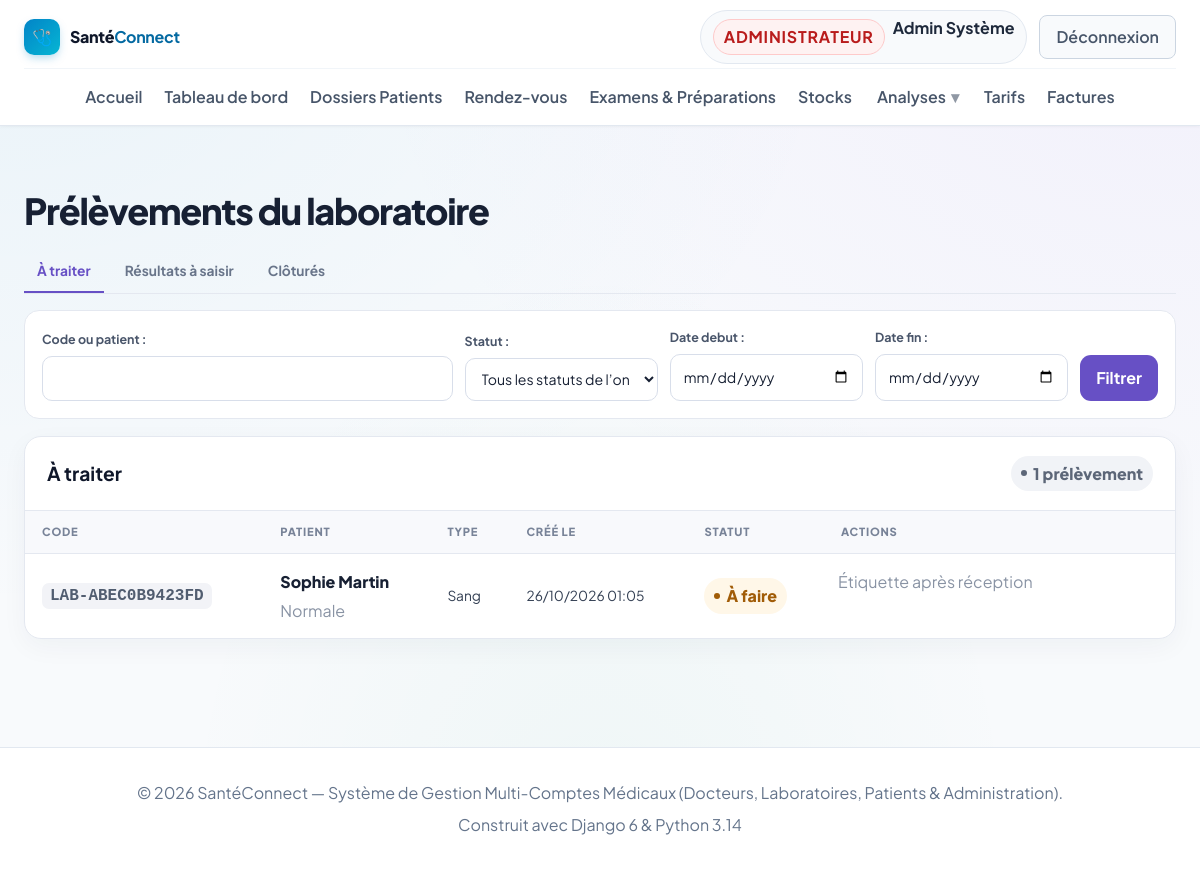
Page /laboratoire/prelevements/ (signed in) on the committed database.
### accounts/models.py (models this page shows, shortened)
class User(AbstractUser):
    class Role(models.TextChoices):
        ADMIN = 'ADMIN', 'Administrateur'
        DOCTEUR = 'DOCTEUR', 'Médecin'
        LABORATOIRE = 'LABORATOIRE', 'Laborantin'
        PATIENT = 'PATIENT', 'Patient'
    role = models.CharField(
        max_length=20,
        choices=Role.choices,
        default=Role.PATIENT,
        verbose_name="Rôle utilisateur"
    )
    phone = models.CharField(max_length=25, blank=True, null=True, verbose_name="Téléphone")
    address = models.CharField(max_length=255, blank=True, null=True, verbose_name="Adresse")
    city = models.CharField(max_length=100, blank=True, null=True, verbose_name="Ville")
    is_verified = models.BooleanField(
        default=False,
        verbose_name="Compte certifié / validé",
        help_text="Coché par l'administrateur pour valider l'activité d'un docteur ou laboratoire."
    )
    objects = CustomUserManager()
    class Meta:
        verbose_name = "Utilisateur"
        verbose_name_plural = "Tous les Utilisateurs"
    @property
    def is_laboratory(self):
        return self.role == self.Role.LABORATOIRE
    @property
    def is_patient(self):
        return self.role == self.Role.PATIENT
    @property
    def is_admin_user(self):
        return self.role == self.Role.ADMIN or self.is_superuser

### laboratoire/models.py (models this page shows, shortened)
class Prelevement(models.Model):
    class Type(models.TextChoices):
        SANG = "SANG", "Sang"
        URINE = "URINE", "Urine"
        AUTRE = "AUTRE", "Autre"
    class Statut(models.TextChoices):
        A_EFFECTUER = "A_EFFECTUER", "À faire"
        PRELEVE = "PRELEVE", "Prise de sang faite"
        RECU = "RECU", "Tube reçu"
        REJETE = "REJETE", "Refusé"
        ANNULE = "ANNULE", "Annulé"
        TERMINE = "TERMINE", "Terminé"
    demande = models.ForeignKey(
        DemandeAnalyse, on_delete=models.PROTECT, related_name="prelevements",
        verbose_name="Demande",
    )
    code_prelevement = models.CharField(
        "Code du prélèvement", max_length=40, unique=True,
        default=generer_code_prelevement,
    )
    type_prelevement = models.CharField("Type", max_length=10, choices=Type.choices)
    precision_type = models.CharField("Précision du type", max_length=120, blank=True)
    date_prelevement = models.DateTimeField("Date du prélèvement", null=True, blank=True)
    date_reception = models.DateTimeField("Date de réception", null=True, blank=True)
    date_creation = models.DateTimeField("Date de création", auto_now_add=True)
    preleve_par = models.ForeignKey(
        settings.AUTH_USER_MODEL,
        on_delete=models.SET_NULL,
        null=True,
        blank=True,
        related_name="prelevements_effectues",
        verbose_name="Prélevé par",
    )
    recu_par = models.ForeignKey(
        settings.AUTH_USER_MODEL,
        on_delete=models.SET_NULL,
        null=True,
        blank=True,
        related_name="prelevements_recus",
        verbose_name="Reçu par",
    )
    prelevement_precedent = models.ForeignKey(
        "self",
        on_delete=models.SET_NULL,
        null=True,
        blank=True,
        related_name="reprises",
        verbose_name="Prélèvement précédent",
    )
    statut = models.CharField(
        "Statut", max_length=12, choices=Statut.choices, default=Statut.A_EFFECTUER,
    )
    motif_rejet = models.TextField("Motif du rejet", blank=True)
    remarque = models.TextField("Remarque", blank=True)
    class Meta:
        ordering = ["-date_creation"]
        verbose_name = "Prélèvement"
        verbose_name_plural = "Prélèvements"

class DemandeAnalyse(models.Model):
    class Priorite(models.TextChoices):
        NORMALE = "NORMALE", "Normale"
        HAUTE = "HAUTE", "Haute"
        URGENTE = "URGENTE", "Urgente"
    class Statut(models.TextChoices):
        EN_ATTENTE = "EN_ATTENTE", "À faire"
        EN_COURS = "EN_COURS", "En cours"
        TERMINEE = "TERMINEE", "Terminée"
        ANNULEE = "ANNULEE", "Annulée"
    patient = models.ForeignKey(
        settings.AUTH_USER_MODEL, on_delete=models.PROTECT,
        related_name="demandes_analyses", limit_choices_to={"role": "PATIENT"},
        verbose_name="Patient",
    )
    medecin = models.ForeignKey(
        settings.AUTH_USER_MODEL, on_delete=models.PROTECT,
        related_name="demandes_prescrites", limit_choices_to={"role": "DOCTEUR"},
        verbose_name="Médecin prescripteur",
    )
    laboratoire = models.ForeignKey(
        settings.AUTH_USER_MODEL, on_delete=models.PROTECT, null=True, blank=True,
        related_name="demandes_laboratoire", limit_choices_to={"role": "LABORATOIRE"},
        verbose_name="Laboratoire destinataire",
    )
    date_demande = models.DateTimeField("Date de prescription", default=timezone.now)
    priorite = models.CharField(
        "Priorité", max_length=10, choices=Priorite.choices, default=Priorite.NORMALE,
    )
    statut = models.CharField(
        "Statut", max_length=12, choices=Statut.choices, default=Statut.EN_ATTENTE,
    )
    commentaire = models.TextField("Commentaire", blank=True)
    motif_annulation = models.TextField("Motif d’annulation", blank=True)
    cree_par = models.ForeignKey(
        settings.AUTH_USER_MODEL, on_delete=models.SET_NULL, null=True, blank=True,
        related_name="demandes_analyses_creees", verbose_name="Créée par",
    )
    class Meta:
        ordering = ["-date_demande", "-pk"]
        verbose_name = "Demande d’analyse"
        verbose_name_plural = "Demandes d’analyses"

### laboratoire/views.py (the view, shortened to what this page needs)
# urls.py: path("prelevements/", views.prelevement_list, name="prelevement_list"),
@laboratoire_requis
def prelevement_list(request):
    exiger(request.user, "lire_demande")
    scoped = prelevements_visibles(request.user).select_related(
        "demande__patient", "demande__medecin",
    ).prefetch_related("analyses__resultats")
    prelevements = scoped
    filter_form = PrelevementListFilterForm(request.GET)
    filters = filter_form.cleaned_data if filter_form.is_valid() else {}
    q = filters.get("q", "")
    statut = filters.get("statut", "")
    onglet = filters.get("onglet", "a_traiter")
    statuts_par_onglet = {
        "a_traiter": [
            Prelevement.Statut.A_EFFECTUER,
            Prelevement.Statut.PRELEVE,
        ],
        "resultats": [Prelevement.Statut.RECU],
        "clotures": [
            Prelevement.Statut.TERMINE,
            Prelevement.Statut.REJETE,
            Prelevement.Statut.ANNULE,
        ],
    }
    if onglet not in statuts_par_onglet:
        onglet = "a_traiter"
    statuts_onglet = statuts_par_onglet[onglet]
    if statut not in statuts_onglet:
        statut = ""
    if statut:
        prelevements = prelevements.filter(statut=statut)
    else:
        prelevements = prelevements.filter(statut__in=statuts_onglet)
    date_debut = filters.get("date_debut")
    date_fin = filters.get("date_fin")
    if date_debut:
        prelevements = prelevements.filter(date_creation__date__gte=date_debut)
    if date_fin:
        prelevements = prelevements.filter(date_creation__date__lte=date_fin)
    prelevements = prelevements.annotate(
        priorite_tri=Case(
            When(demande__priorite=DemandeAnalyse.Priorite.URGENTE, then=Value(0)),
            When(demande__priorite=DemandeAnalyse.Priorite.HAUTE, then=Value(1)),
            default=Value(2),
            output_field=IntegerField(),
        ),
    ).order_by("priorite_tri", "-date_creation")
    refuser_id = request.GET.get("refuser", "")
    refuser_prelevement = None
    onglets = [
        ("a_traiter", "À traiter"),
        ("resultats", "Résultats à saisir"),
        ("clotures", "Clôturés"),
    ]
    return render(request, "laboratoire/prelevement_list.html", {
        "prelevements": prelevements,
        "filter_form": filter_form,
        "q": q,
        "statut": statut,
        "onglet": onglet,
        "onglets": onglets,
        "onglet_label": dict(onglets)[onglet],
        "statut_choices": [
            choice for choice in Prelevement.Statut.choices
            if choice[0] in statuts_onglet
        ],
        "motifs_rejet": ParametresLaboratoire.get_solo().motifs_rejet,
        "can_work": peut(request.user, "changer_statut"),
        "refuser_prelevement": refuser_prelevement,
        "date_debut": request.GET.get("date_debut", ""),
        "date_fin": request.GET.get("date_fin", ""),
    })

### laboratoire/templates/laboratoire/prelevement_list.html (shortened to what this page needs)
{% extends "base.html" %}
{% load static %}
{% block extra_css %}<link rel="stylesheet" href="{% static 'laboratoire/laboratoire.css' %}">{% endblock %}
{% block content %}
<div class="lab-shell">
  <h1 class="lab-list-title">Prélèvements du laboratoire</h1>
  <nav class="lab-sample-tabs" aria-label="États des prélèvements">
    {% for key, label in onglets %}
      <a href="?onglet={{ key }}{% if q %}&amp;q={{ q|urlencode }}{% endif %}{% if date_debut %}&amp;date_debut={{ date_debut }}{% endif %}{% if date_fin %}&amp;date_fin={{ date_fin }}{% endif %}"
         class="{% if onglet == key %}is-active{% endif %}">{{ label }}</a>
    {% endfor %}
  </nav>
  <form method="get" class="lab-filter" role="search">
    <div>
      {{ filter_form.q.label_tag }}{{ filter_form.q }}
    </div>
    <div>
      {{ filter_form.statut.label_tag }}{{ filter_form.statut }}
    </div>
    <div>
      {{ filter_form.date_debut.label_tag }}{{ filter_form.date_debut }}
    </div>
    <div>
      {{ filter_form.date_fin.label_tag }}{{ filter_form.date_fin }}
    </div>
    <button class="lab-btn lab-btn--primary" type="submit">Filtrer</button>
  </form>
  <section class="lab-panel">
    <div class="lab-panel__head">
      <h2>{{ onglet_label }}</h2>
      <span class="lab-badge lab-badge--neutral">{{ prelevements|length }} prélèvement{{ prelevements|length|pluralize:"s" }}</span>
    </div>
    <div class="lab-table-wrap">
      <table class="lab-table lab-sample-table">
        <thead>
          <tr><th>Code</th><th>Patient</th><th>Type</th><th>Créé le</th><th>Statut</th><th>Actions</th></tr>
        </thead>
        <tbody>
          {% for prelevement in prelevements %}
            <tr>
              <td><span class="lab-code">{{ prelevement.code_prelevement }}</span></td>
              <td>
                <span class="lab-table__primary">{{ prelevement.demande.patient.get_full_name|default:prelevement.demande.patient.username }}</span>
                <span class="lab-table__secondary">{{ prelevement.demande.get_priorite_display }}{% if prelevement.demande.priorite == "URGENTE" %} · Urgente{% endif %}</span>
              </td>
              <td>{{ prelevement.get_type_prelevement_display }}{% if prelevement.precision_type %}<span class="lab-table__secondary">{{ prelevement.precision_type }}</span>{% endif %}</td>
              <td>{{ prelevement.date_creation|date:"d/m/Y H:i" }}</td>
              <td>
                <span class="lab-badge {% if prelevement.statut == 'TERMINE' %}lab-badge--done{% elif prelevement.statut == 'REJETE' %}lab-badge--rejected{% elif prelevement.statut == 'ANNULE' %}lab-badge--cancelled{% elif prelevement.statut == 'A_EFFECTUER' %}lab-badge--pending{% else %}lab-badge--progress{% endif %}">{% if prelevement.statut == "RECU" %}Prélèvement reçu{% else %}{{ prelevement.get_statut_display }}{% endif %}</span>
              </td>
              <td class="lab-sample-actions">
                {% if prelevement.statut == "RECU" or prelevement.statut == "TERMINE" %}
                <a class="lab-btn lab-btn--soft lab-btn--small" href="{% url 'laboratoire:prelevement_etiquette' prelevement.pk %}" target="_blank" rel="noopener">Étiquette</a>
                {% else %}
                <span class="lab-table__secondary lab-sample-label-hint">Étiquette après réception</span>
                {% endif %}
              </td>
            </tr>
          {% empty %}
            <tr><td colspan="{% if can_work and onglet == 'resultats' %}7{% else %}6{% endif %}"><div class="lab-empty"><span class="lab-empty__icon">🧫</span><h3>Aucun prélèvement à afficher</h3><p>Les prélèvements correspondant à cet onglet et à vos filtres apparaîtront ici.</p></div></td></tr>
          {% endfor %}
        </tbody>
      </table>
    </div>
  </section>
</div>
{% endblock %}

### templates/base.html (shortened to what this page needs)
{% load static %}
<!doctype html>
<html lang="fr">
  <head>
    <link rel="stylesheet" href="{% static 'css/style.css' %}?v=20261027_1" />
    {% block extra_css %}{% endblock %}
  </head>
  <body>
    <nav class="navbar" id="main-navbar" aria-label="Navigation principale">
      <div class="container navbar-inner">
        <div class="navbar-brand-section">
          <a href="{% url 'home' %}" class="logo-brand" id="brand-logo-link">
            <span class="logo-icon">🩺</span>
            <span class="logo-text"
              >Santé<strong style="color: var(--primary)">Connect</strong></span
            >
          </a>
        </div>
        <div class="nav-links" id="main-nav-links">
          <a href="{% url 'home' %}" class="nav-item-link" id="nav-home"
            >Accueil</a
          >
          {% if user.is_authenticated %}
            <a href="{% url 'dashboard' %}" class="nav-item-link" id="nav-dashboard">Tableau de bord</a>
            {% if user.is_admin_user or user.is_doctor %}
              <a href="{% url 'dossiers_patients_list' %}" class="nav-item-link" id="nav-dossiers">Dossiers Patients</a>
            {% endif %}
            {% if user.is_admin_user or user.is_doctor or user.is_patient %}
              <a href="{% url 'rendezvous:rdv_list' %}" class="nav-item-link" id="nav-rendezvous">Rendez-vous</a>
            {% endif %}
            {% if user.is_admin_user or user.is_doctor %}
              <a href="{% url 'examens_list' %}" class="nav-item-link" id="nav-examens">Examens &amp; Préparations</a>
            {% endif %}
            {% if user.is_admin_user or user.is_laboratory or user.is_doctor %}
              <a href="{% url 'stock:dashboard' %}" class="nav-item-link" id="nav-stock">Stocks</a>
            {% endif %}
            {% if user.is_laboratory %}
              <a href="{% url 'laboratoire:prelevement_list' %}" class="nav-item-link" id="nav-laboratoire">Prélèvements</a>
            {% elif user.is_admin_user or user.is_staff or user.is_superuser %}
              <div class="nav-mega-wrapper">
                <a href="{% url 'laboratoire:demande_list' %}" class="nav-item-link nav-mega-trigger" id="nav-laboratoire-menu">Analyses <span class="nav-caret" aria-hidden="true">▾</span></a>
              </div>
            {% elif user.is_doctor %}
              <a href="{% url 'laboratoire:demande_list' %}" class="nav-item-link">Analyses</a>
            {% endif %}
            {% if user.is_admin_user or user.is_staff or user.is_superuser %}
              <a href="{% url 'tarif_list' %}" class="nav-item-link" id="nav-tarifs">Tarifs</a>
            {% endif %}
            {% if user.is_admin_user or user.is_patient or user.is_doctor and user.is_verified %}
              <a href="{% url 'facture_list' %}" class="nav-item-link" id="nav-factures">Factures</a>
            {% endif %}
          {% endif %}
        </div>
        <div class="navbar-user-actions" id="nav-user-actions">
          {% if user.is_authenticated %}
          <div class="nav-user-badge" id="nav-user-profile">
            <span class="badge-role {{ user.role }}"
              >{{ user.get_role_display }}</span
            >
            <a
              href="{% url 'profile' %}"
              class="nav-user-name-link"
              id="nav-profile-edit"
              title="Mon profil"
              >{{ user.get_full_name|default:user.username }}</a
            >
          </div>
          <a
            href="{% url 'logout' %}"
            class="nav-logout-btn"
            id="btn-nav-logout"
            >Déconnexion</a
          >
          {% endif %}
        </div>
      </div>
    </nav>
    <main id="contenu" style="flex: 1; padding: 24px 0 60px">
      {% block content %}{% endblock %}
    </main>
    <footer class="footer">
      <div class="container">
        <p>
          © 2026 SantéConnect — Système de Gestion Multi-Comptes Médicaux
          (Docteurs, Laboratoires, Patients & Administration).
        </p>
        <p style="margin-top: 6px; font-size: 0.8rem; color: #64748b">
          Construit avec Django 6 & Python 3.14
        </p>
      </div>
    </footer>
  </body>
</html>

### rows in the picture
User: role "ADMINISTRATEUR", get_full_name "Admin Système"
Prelevement: code_prelevement "LAB-ABEC0B9423FD", demande.patient.get_full_name "Sophie Martin", demande.priorite "Normale", type_prelevement "Sang", date_creation "26/10/2026 01:05", statut "À faire", shows "Étiquette après réception"

### other values in the picture
{{ label }} "À traiter" "Résultats à saisir" "Clôturés"
{{ filter_form.q.label_tag }} "Code ou patient :"
{{ filter_form.statut.label_tag }} "Statut :"
{{ filter_form.date_debut.label_tag }} "Date debut :"
{{ filter_form.date_fin.label_tag }} "Date fin :"
{{ onglet_label }} "À traiter"
{{ prelevements|length }} "1"
